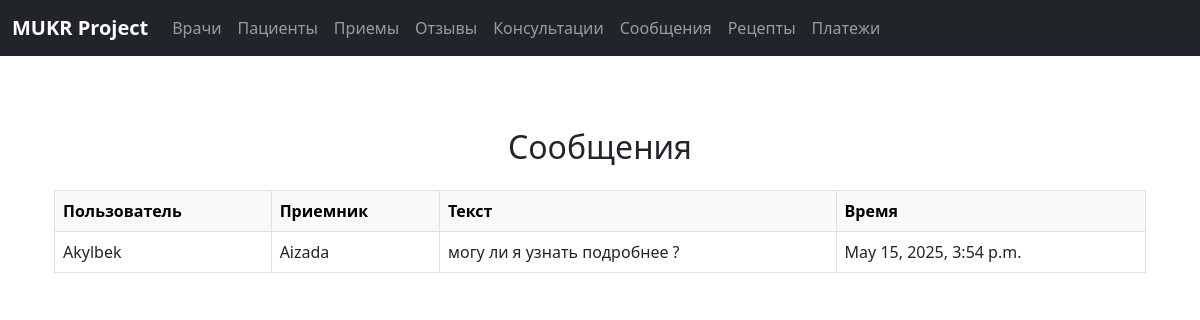
The app's page /messages/, older data.
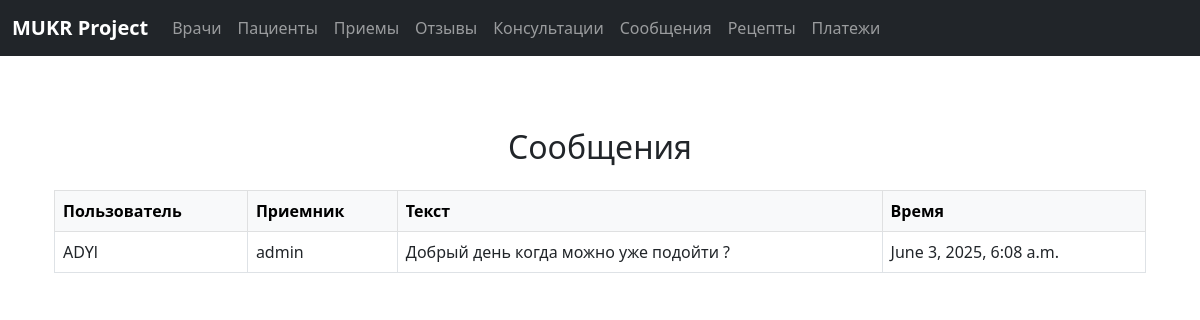
The same page, newer data.
### app/models.py (models this page shows, shortened)
class Message(models.Model):
    sender = models.ForeignKey(CustomUser, on_delete=models.CASCADE, related_name='sent_messages')
    receiver = models.ForeignKey(CustomUser, on_delete=models.CASCADE, related_name='received_messages')
    text = models.TextField()
    timestamp = models.DateTimeField(auto_now_add=True)

class CustomUser(AbstractUser):
    phone_number = models.CharField(max_length=20, unique=True, null=True, blank=True)

### app/views.py (the view)
# urls.py: path('messages/', views.message_list, name='message_list'),
def message_list(request):
    return render(request, 'messages/message_list.html', {'messages': Message.objects.all()})

### app/templates/messages/message_list.html
{% extends 'base.html' %}
{% load static %}
{% block content %}
<div class="container py-5">
    <h2 class="mb-4 text-center">Сообщения</h2>
    <div class="table-responsive">
        <table class="table table-bordered table-hover">
            <thead class="table-light">
                <tr>
                    <th scope="col">Пользователь</th>
                    <th scope="col">Приемник</th>
                    <th scope="col">Текст</th>
                    <th scope="col">Время</th>
                </tr>
            </thead>
            <tbody>
                {% for message in messages %}
                <tr>
                    <td>{{ message.sender.username }}</td>
                    <td>{{ message.receiver.username }}</td>
                    <td>{{ message.text }}</td>
                    <td>{{ message.timestamp }}</td>
                </tr>
                {% empty %}
                <tr>
                    <td colspan="4" class="text-center">No messages available.</td>
                </tr>
                {% endfor %}
            </tbody>
        </table>
    </div>
</div>
{% endblock %}

Row changes from the older to the newer data that the page shows:
removed Message: sender.username "Akylbek", receiver.username "Aizada", text "могу ли я узнать подробнее ?", timestamp "May 15, 2025, 3:54 p.m."
added Message: sender.username "ADYl", receiver.username "admin", text "Добрый день когда можно уже подойти ?", timestamp "June 3, 2025, 6:08 a.m."
